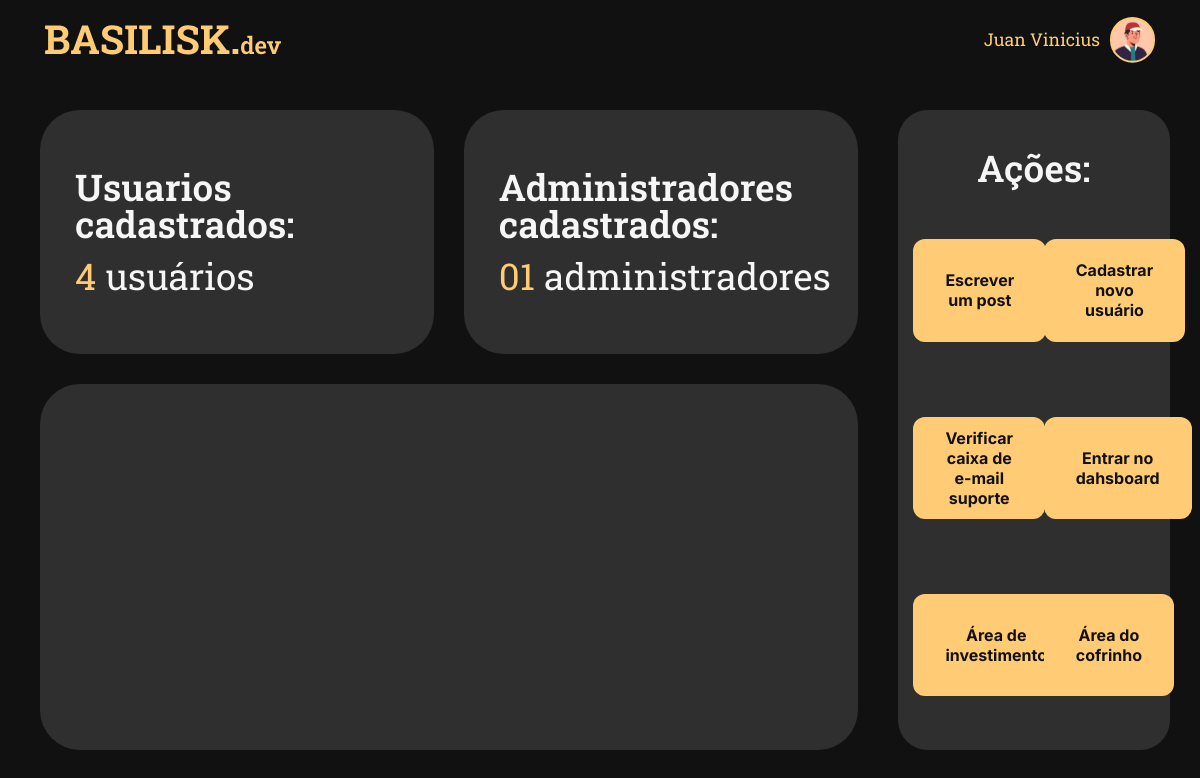
Page /src/pages/tela-dev.php (signed in) on the committed database.
### tables this page shows
CREATE TABLE `cadastro` (
  `id_cad` int(11) NOT NULL,
  `nome_cad` varchar(80) NOT NULL,
  `data_cad` date NOT NULL,
  `gen_cad` varchar(20) NOT NULL,
  `email_cad` varchar(80) NOT NULL,
  `senha_cad` varchar(255) NOT NULL,
  `url_cad` varchar(50) NOT NULL,
  `type_user` int(1) NOT NULL
);

### src/pages/tela-dev.php (the view, shortened to what this page needs)
<?php
include "conn.php";
$verificarAdmin = $conn->prepare('SELECT * FROM `cadastro` WHERE `id_cad` = :pid AND `type_user` = 1');
$verificarAdmin -> bindValue(':pid', $_SESSION['login']);
$verificarAdmin -> execute();
$userAdmin = $verificarAdmin->fetch();
$verificarAdmin->execute();
$verificarUsuarios = $conn->prepare('SELECT * FROM `cadastro`');
$verificarUsuarios->execute();
?>
<!DOCTYPE html>
<html lang="pt-BR">
<head>
  <link rel="stylesheet" href="../css/style.css">
</head>
<body>
  <header class="header-postagem">
    <img src="../assets/logo-dev.svg" alt="logo basilisk">
    <div class="usuario-log">
      <p>
        <?php
        echo $userAdmin['nome_cad'];
        ?>
      </p>
      <?php echo "<img src=\"../assets/ilustracoes/fotos-perfil/".$userAdmin['url_cad']."\" alt=\"\">"?>
    </div>
  </header>
  <main class="main-dev">
    <div class="column-infos-dev">
      <div class="primeira-linha-dev">
        <div class="card-dev">
          <h1>Usuarios cadastrados:</h1>
          <p><span><?php echo $verificarUsuarios->rowCount() ?></span> usuários</p>
        </div>
        <div class="card-dev">
          <h1>Administradores cadastrados:</h1>
          <p><span><?php echo str_pad($verificarAdmin->rowCount(), 2,'0', STR_PAD_LEFT)?></span> administradores</p>
        </div>
      </div>
      <div class="segunda-linha-dev">
      </div>
    </div>
    <div class="column-btn-dev">
      <h1>Ações:</h1>
      <div class="btns-dev">
        <a href="./editor.php">
          <button class="btn-md">
            Escrever um post
          </button>
        </a>
        <a href="">
          <button class="btn-md">
            Cadastrar novo usuário
          </button>
        </a>
        <a href="https://titan.hostgator.com.br/mail/" target="_blank">
          <button class="btn-md">
            Verificar caixa de e-mail suporte
          </button>
        </a>
        <a href="./dashboard.php">
          <button class="btn-md">
            Entrar no dahsboard
          </button>
        </a>
        <a href="">
          <button class="btn-md">
            Área de investimento
          </button>
        </a>
        <a href="">
          <button class="btn-md">
            Área do cofrinho
          </button>
        </a>
      </div>
    </div>
  </main>
</body>
</html>

### src/css/style.css (style rules this page uses)
.btn-md { height: 40px; padding: 0 32px; border-radius: 12px; border: none; background-color: #FFCB74; color: #111111; font-size: 1rem; font-weight: 700; font-family: "Inter", sans-serif; cursor: pointer; }
html, body, div, span, applet, object, iframe, h1, h2, h3, h4, h5, h6, p, blockquote, pre, a, abbr, acronym, address, big, cite, code, del, dfn, em, img, ins, kbd, q, s, samp, small, strike, strong, sub, sup, tt, var, b, u, i, center, dl, dt, dd, ol, ul, li, fieldset, form, label, legend, table, caption, tbody, tfoot, thead, tr, th, td, article, aside, canvas, details, embed, figure, figcaption, footer, header, hgroup, menu, nav, output, ruby, section, summary, time, mark, audio, video { margin: 0; padding: 0; border: 0; font-size: 100%; font: inherit; font-family: "Roboto Slab", serif; vertical-align: baseline; }
body { background-color: #111111; }
article, aside, details, figcaption, figure, footer, header, hgroup, menu, nav, section { display: block; }
body { line-height: 1; }
* { text-decoration: none; }
.header-postagem { height: 80px; display: flex; align-items: center; justify-content: space-between; padding: 0 45px; }
.usuario-log { display: flex; align-items: center; gap: 10px; }
.usuario-log p { color: #FFCB74; font-size: 1.1rem; }
.main-dev { height: 80vh; display: flex; flex-direction: row; margin-top: 30px; padding-right: 30px; gap: 40px; }
.column-infos-dev { width: 75%; height: 100%; display: flex; flex-direction: column; padding-left: 40px; gap: 30px; }
.primeira-linha-dev { height: 40%; display: flex; gap: 30px; }
.segunda-linha-dev { width: 100%; height: 60%; background-color: #2F2F2F; border-radius: 40px; display: flex; justify-content: center; align-items: center; }
.card-dev { width: 50%; height: 100%; background-color: #2F2F2F; border-radius: 40px; display: flex; flex-direction: column; padding-left: 35px; justify-content: center; gap: 15px; }
.card-dev h1 { color: #F6F6F6; font-size: 2.3rem; font-weight: 600; }
.card-dev p { color: #F6F6F6; font-size: 2.3rem; font-weight: 400; }
.card-dev span { color: #FFCB74; font-size: 2.3rem; font-weight: 400; }
.column-btn-dev { width: 25%; height: 100%; background-color: #2F2F2F; border-radius: 30px; display: flex; flex-direction: column; align-items: center; gap: 25px; }
.column-btn-dev h1 { color: #F6F6F6; font-size: 2.3rem; font-weight: 600; margin-top: 40px; }
.btns-dev { display: flex; flex-direction: row; flex-wrap: wrap; justify-content: center; align-items: center; width: 90%; height: 80%; gap: 20px; }
.btns-dev a { width: 45%; height: 20%; }
.btns-dev button { height: 100%; }

### rows in the picture
cadastro: nome_cad "Juan Vinicius", url_cad (picture)

### other values in the picture
$verificarUsuarios->rowCount() "4"
str_pad($verificarAdmin->rowCount(), 2,'0', STR_PAD_LEFT) "01"
